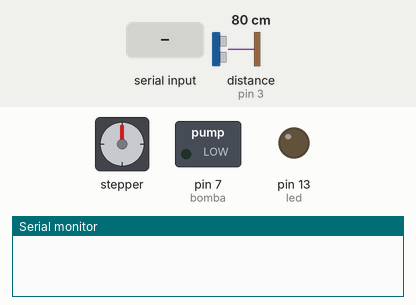
Recording of a sketch running on a simulated Arduino Uno, built with avr-gcc and run on an emulated ATmega328P. Shown: stepper motor, switched loads named in the sketch (green lamp = pin HIGH), output pins drawn as LEDs (lit = HIGH), the last lines printed to the serial monitor. Wiring (inferred from the names in the program): ultrasonic range finder: trigger pin 4; echo pin 3. The inputs (shaded band) are chosen by the test bench; at power-on: distance to the obstacle (sensor on pin 3) 80 cm. The echo pulse lasts 58.3 µs per cm; stepper angles assume 500 steps per turn; pins used as bus, display or sensor lines are not drawn.

Above: at 1.2 s.
1.3 s: "1\n" received over Serial
At 3.6 s:
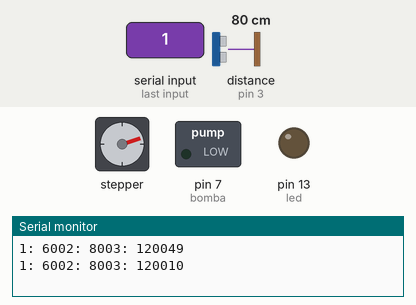
4.0 s: byte 50 ('2') received over Serial
At 6.7 s:
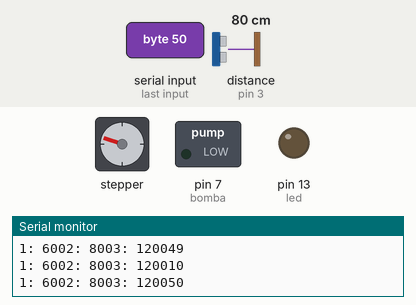
7.0 s: distance to the obstacle (sensor on pin 3) set to 8 cm
8.5 s: distance to the obstacle (sensor on pin 3) set to 5 cm
At 9.8 s:
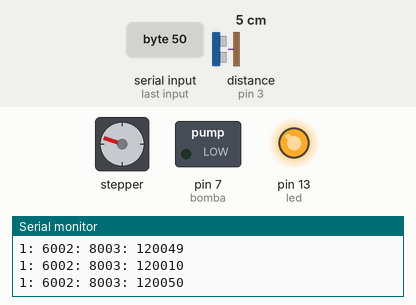
11.5 s: byte 51 ('3') received over Serial
At 11.67 s:
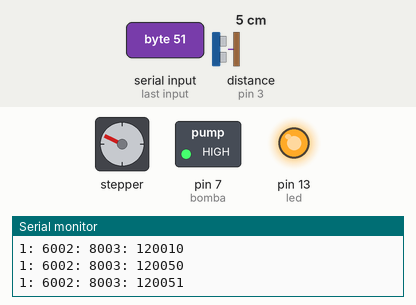
14.5 s: "3\n" received over Serial
At 17.2 s:
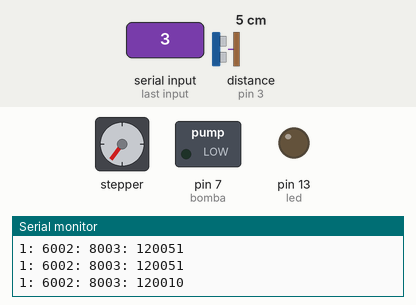
Timing chart, 0 to 18.5 s (numbered marks = the images above; inputs shaded):
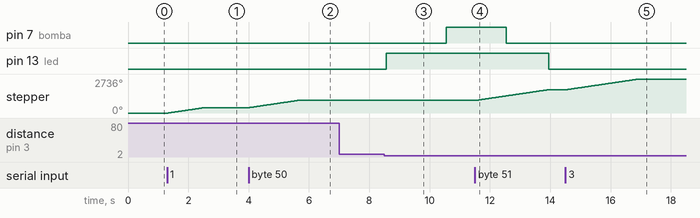

The sketch:

alimentadorPet.ino
```cpp
// bibliotecas
#include <Stepper.h>

// --- Mapeamento de Hardware ---
#define led         13                             //led onboard
#define bomba        7                             //Pino de controle da bomba d'água
  #define echo       3                            //Pino de echo do HC-SR04
#define trig         4                         //Pino de trigger do HC-SR04
const int stepsPerRevolution = 500;

Stepper myStepper(stepsPerRevolution, 8,10,9,11); //Inicializa a biblioteca utilizando as portas de 3 a 6 para  ligacao ao motor

// --- Constantes ---
#define full_sec     3                           //tempo para encher recipiente (em segundos)


// --- Protótipo das Funções Auxiliares ---
float measureDistance();                      //Função para medir, calcular e retornar a distância em cm
void trigPulse();                             //Função que gera o pulso de trigger de 10µs


// --- Variáveis Globais ---

boolean water;                                //Verdadeiro para objetos detectador por mais de 2 segundos
boolean control_end;                          //Indicação de processo concluído
float dist_cm;                                //Armazena a distância em centímetros entre o robô e o obstáculo
short counter = 0x00;                         //Contador auxiliar para interrupção
short test_Object = 0x00;                     //Verifica se haverá um objeto de fato
short seconds = 0x00;                         //Tempo de operação da bomba em segundos
int data = 0;


// --- Rotina de Interrupção ---
ISR(TIMER2_OVF_vect)
{
    TCNT2=100;                            //Reinicializa o registrador do Timer2
    counter++;                            //Incrementa counter


    // -- Base de tempo de 1 segundo --
    if(counter == 0x64)                   //counter igual a 100d?
    {                                     //Sim...
        counter = 0x00;                   //Reinicia
        test_Object++;                    //incrementa variável de teste

        if(test_Object == 0x02)           //test_Object igual a 2?
        {                                 //Sim...
            test_Object = 0x00;           //Reinicia
            water       = 0x01;           //seta variável de detecção


        } //end if test_Object


        if(water)                         //variável de detecção de objeto setada?
        {                                 //Sim...
           seconds++;                     //incrementa os segundos
           digitalWrite(bomba, HIGH);     //liga bomba

           if(seconds == full_sec)        //atingiu o tempo para encher recipiente?
           {                              //Sim...
               digitalWrite(bomba, LOW);  //desliga bomba
               seconds = 0x00;            //reinicia segundos
               water   = 0x00;            //limpa water
               TIMSK2  = 0x00;            //desabilita interrupção do timer2
               control_end = 0x01;        //seta control_end

           }  //end if seconds


        } //end if water


        digitalWrite(10, !digitalRead(10));   //Inverte o estado da saída (teste da base de tempo)


    } //end if counter


} //end ISR


// --- Configurações Iniciais ---
void setup()
{
  // -- Configuração de Entradas e Saídas --
     pinMode(10,    OUTPUT);
     pinMode(led,   OUTPUT);
     pinMode(bomba, OUTPUT);
     pinMode(trig,  OUTPUT);
     pinMode(echo,   INPUT);
     myStepper.setSpeed(60); //Determina a velocidade inicial do motor
     Serial.begin(9600);


/*
    Cálculo do estouro do Timer2

        Estouro = (256 - TCNT2) x prescaler x ciclo de máquina

        Ciclo de máquina = 1/Fosc = 1/16E6 = 62,5ns = 62,5E-9s

        Estouro = (256 - 100) x 1024 x 62,5E-9 = 9,98ms
*/

  // -- Configuração dos registradores do Atmega 328p --
     TCCR2A = 0x00;   //Timer operando em modo normal
     TCCR2B = 0x07;   //Prescaler 1:1024
     TCNT2  = 100;    //10 ms overflow again
     TIMSK2 = 0x00;   //Interrupção desabilitada inicialmente

  // -- Inicialização de variáveis e I/Os --
     digitalWrite(bomba, LOW);   //bomba inicia desligada
     water  = 0x00;              //detecção de objeto inicia falsa
     control_end = 0x00;         //limpa control_end


} //end setup


// --- Loop Infinito ---
void loop()
{

  myStepper.step(0); // motor parado
   dist_cm = measureDistance();               //Atualiza distância em centímetros


   if(dist_cm < 0x06 && !control_end)         //Distância menor que 6cm e control_end limpa?
   {                                          //Sim...

       TIMSK2 = 0x01;                         //Habilita interrupção do Timer2
       digitalWrite(led, HIGH);               //liga LED

   } //end if

   else                                       //Senão...
   {

       TIMSK2 = 0x00;                         //Desabilita interrupção do Timer2
       digitalWrite(led, LOW);                //desliga LED
       test_Object = 0x00;                    //Reinicia test_Object
       if(dist_cm > 0xA) control_end = 0x00;  //Limpa control_end

   } //end else

   delay(65);                                //Leituras a cada 65 ms


  if(Serial.available() > 0)
  {
    Serial.print("1: 600");
    Serial.print("2: 800");
    Serial.print("3: 1200");

    data = Serial.read();
    Serial.print(data);
    Serial.print("\n");

    if(data == '1')
    {
      myStepper.step(600);
    }
    else if(data == '2')
    {
       myStepper.step(800);
    }

   else if(data == '3')
    {
       myStepper.step(1200);
    }

  }
} //end loop


// --- Desenvolvimento das Funções Auxiliares ---


float measureDistance()                       //Função que retorna a distância em centímetros
{
  float pulse;                                //Armazena o valor de tempo em µs que o pino echo fica em nível alto

  trigPulse();                                //Envia pulso de 10µs para o pino de trigger do sensor

  pulse = pulseIn(echo, HIGH);                //Mede o tempo em que echo fica em nível alto e armazena na variável pulse

  /*
    >>> Cálculo da Conversão de µs para cm:

   Velocidade do som = 340 m/s = 34000 cm/s

   1 segundo = 1000000 micro segundos

      1000000 µs - 34000 cm/s
            X µs - 1 cm

                  1E6
            X = ------- = 29.41
                 34000

    Para compensar o ECHO (ida e volta do ultrassom) multiplica-se por 2

    X' = 29.41 x 2 = 58.82

  */

  return (pulse/58.82);                      //Calcula distância em centímetros e retorna o valor


} //end measureDistante


void trigPulse()                             //Função para gerar o pulso de trigger para o sensor HC-SR04
{
   digitalWrite(trig,HIGH);                  //Saída de trigger em nível alto
   delayMicroseconds(10);                    //Por 10µs ...
   digitalWrite(trig,LOW);                   //Saída de trigger volta a nível baixo

} //end trigPulse
```

Measured:
- the behaviour switches between 7 and 6 cm on distance to the obstacle (sensor on pin 3) (found by bisection; images 2 and 3)
- after the input at 1.3 s, stepper: turns 432° clockwise in 1.2 s, starting at once
- after the input at 4.0 s, stepper: turns 576° clockwise in 1.6 s, starting at once
- after the input at 7.0 s, every drawn part: stays the same
- after the input at 8.5 s, pin 7 (bomba): LOW → HIGH after 2.0 s; pin 13 (led): LOW → HIGH after 0.06 s
- after the input at 11.5 s, pin 13 (led): HIGH → LOW after 2.4 s instead of 1.1 s; stepper: turns 864° clockwise in 2.4 s, starting at once
- after the input at 14.5 s, stepper: turns 864° clockwise in 2.4 s, starting at once
